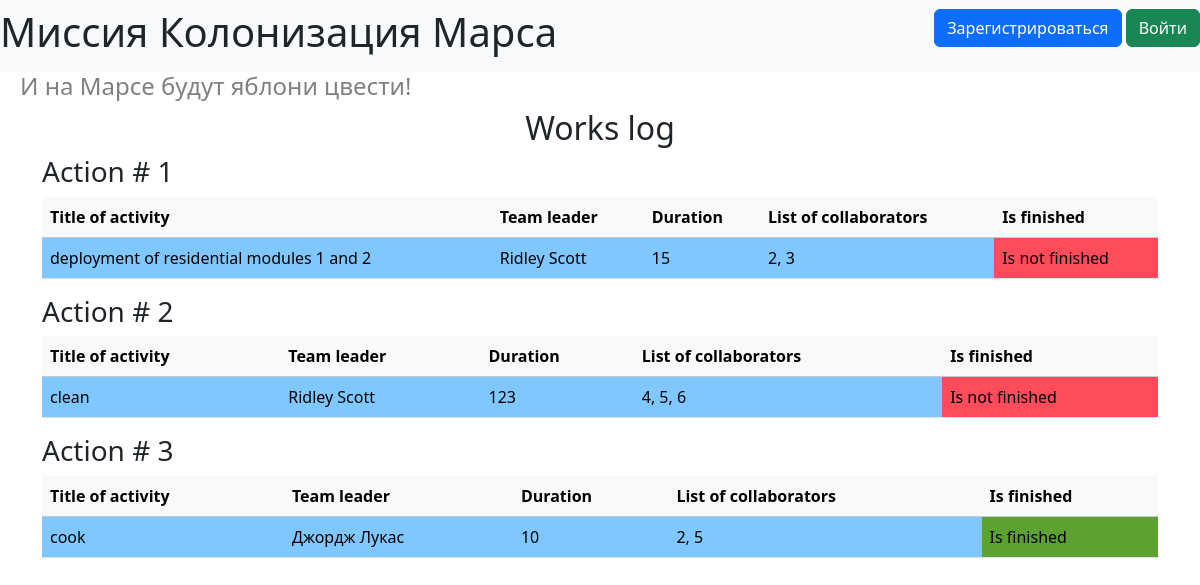
/index, run on the app's committed database.
### data/jobs.py (models this page shows)
class Job(db_session.SqlAlchemyBase):
    __tablename__ = 'jobs'
    id = sqlalchemy.Column(sqlalchemy.Integer, primary_key=True, autoincrement=True)
    team_leader = sqlalchemy.Column(sqlalchemy.Integer, sqlalchemy.ForeignKey("users.id"))
    job = sqlalchemy.Column(sqlalchemy.String, nullable=True)
    work_size = sqlalchemy.Column(sqlalchemy.Integer, nullable=True)
    collaborators = sqlalchemy.Column(sqlalchemy.String, nullable=True)
    start_date = sqlalchemy.Column(sqlalchemy.DateTime, default=datetime.datetime.now)
    end_date = sqlalchemy.Column(sqlalchemy.DateTime, nullable=True)
    is_finished = sqlalchemy.Column(sqlalchemy.Boolean, nullable=True)
    user = orm.relationship('User')

### data/users.py (models this page shows, shortened)
class User(db_session.SqlAlchemyBase, UserMixin):
    __tablename__ = 'users'
    id = sqlalchemy.Column(sqlalchemy.Integer,
                           primary_key=True, autoincrement=True)
    surname = sqlalchemy.Column(sqlalchemy.String, nullable=True)
    name = sqlalchemy.Column(sqlalchemy.String, nullable=True)
    age = sqlalchemy.Column(sqlalchemy.Integer, nullable=True)
    position = sqlalchemy.Column(sqlalchemy.String, nullable=True)
    speciality = sqlalchemy.Column(sqlalchemy.String, nullable=True)
    address = sqlalchemy.Column(sqlalchemy.String, nullable=True)
    email = sqlalchemy.Column(sqlalchemy.String,
                              index=True, unique=True, nullable=True)
    hashed_password = sqlalchemy.Column(sqlalchemy.String, nullable=True)
    modified_date = sqlalchemy.Column(sqlalchemy.DateTime,
                                     default=datetime.datetime.now)
    jobs = orm.relationship('Job', back_populates='user')
    departments = orm.relationship('Department', back_populates='user2')

### index2.py (the view)
@app.route('/')
@app.route('/index')
def index():
    db_session.global_init("db/mars_explorer.db")
    db_sess = db_session.create_session()
    jobs = db_sess.query(Job).all()
    return render_template('index.html', title='Заготовка', jobs=jobs)

### data/db_session.py (called while the page is built, shortened)
def global_init(db_file):
    global __factory
    if __factory:
        return

def create_session() -> Session:
    global __factory
    return __factory()

### templates/index.html (shortened to what this page needs)
{% extends "base.html" %}
{% block content %}
<h2 align="center">Works log</h2>
{% for item in jobs %}
    <h3>Action # {{ item.id }}</h3>
    <table class="table">
        <thead>
            <tr class="table-light">
                <th scope="col">Title of activity</th>
                <th scope="col">Team leader</th>
                <th scope="col">Duration</th>
                <th scope="col">List of collaborators</th>
                <th scope="col">Is finished</th>
            </tr>
        </thead>
        <tbody>
            <tr>
                <td style="background-color: #7fc7ff">{{ item.job }}</td>
                <td style="background-color: #7fc7ff">{{ item.user.name }} {{ item.user.surname }}</td>
                <td style="background-color: #7fc7ff">{{ item.work_size }}</td>
                <td style="background-color: #7fc7ff">{{ item.collaborators }}</td>
                {% if item.is_finished == 0 %}
                    <td style="background-color: #ff4c5b">Is not finished</td>
                {% else %}
                    <td style="background-color: #5da130">Is finished</td>
                {% endif %}
            </tr>
        </tbody>
    </table>
{% endfor %}
{% endblock %}

### data on the page
Job: id "1", job "deployment of residential modules 1 and 2", user.name "Ridley", user.surname "Scott", work_size "15", collaborators "2, 3", is_finished "Is not finished"
Job: id "2", job "clean", user.name "Ridley", user.surname "Scott", work_size "123", collaborators "4, 5, 6", is_finished "Is not finished"
Job: id "3", job "cook", user.name "Джордж", user.surname "Лукас", work_size "10", collaborators "2, 5", is_finished "Is finished"
